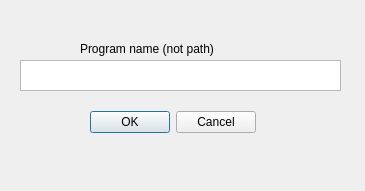
<?xml version="1.0" encoding="UTF-8"?>
<ui version="4.0">
 <class>RunModules</class>
 <widget class="QWidget" name="RunModules">
  <property name="enabled">
   <bool>true</bool>
  </property>
  <property name="geometry">
   <rect>
    <x>0</x>
    <y>0</y>
    <width>365</width>
    <height>191</height>
   </rect>
  </property>
  <property name="windowTitle">
   <string>Configure &amp; Run</string>
  </property>
  <widget class="QDialogButtonBox" name="buttonBox">
   <property name="geometry">
    <rect>
     <x>90</x>
     <y>110</y>
     <width>166</width>
     <height>25</height>
    </rect>
   </property>
   <property name="standardButtons">
    <set>QDialogButtonBox::Cancel|QDialogButtonBox::Ok</set>
   </property>
  </widget>
  <widget class="QTextEdit" name="textEdit">
   <property name="geometry">
    <rect>
     <x>20</x>
     <y>60</y>
     <width>321</width>
     <height>31</height>
    </rect>
   </property>
  </widget>
  <widget class="QLabel" name="label">
   <property name="geometry">
    <rect>
     <x>80</x>
     <y>40</y>
     <width>181</width>
     <height>17</height>
    </rect>
   </property>
   <property name="text">
    <string>Program name (not path)</string>
   </property>
  </widget>
 </widget>
 <resources/>
 <connections/>
</ui>
